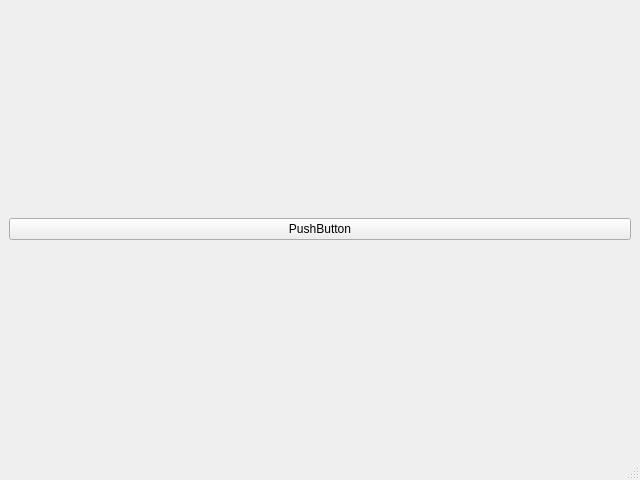
<?xml version="1.0" encoding="UTF-8"?>
<ui version="4.0">
 <class>MainWindow</class>
 <widget class="QMainWindow" name="MainWindow">
  <property name="geometry">
   <rect>
    <x>0</x>
    <y>0</y>
    <width>640</width>
    <height>480</height>
   </rect>
  </property>
  <property name="windowTitle">
   <string>MainWindow</string>
  </property>
  <widget class="QWidget" name="centralwidget">
   <layout class="QGridLayout" name="gridLayout">
    <item row="0" column="0">
     <widget class="QPushButton" name="pushButton">
      <property name="text">
       <string>PushButton</string>
      </property>
     </widget>
    </item>
   </layout>
  </widget>
  <widget class="QMenuBar" name="menubar">
   <property name="geometry">
    <rect>
     <x>0</x>
     <y>0</y>
     <width>640</width>
     <height>25</height>
    </rect>
   </property>
  </widget>
  <widget class="QStatusBar" name="statusbar"/>
 </widget>
 <resources/>
 <connections>
  <connection>
   <sender>pushButton</sender>
   <signal>clicked()</signal>
   <receiver>MainWindow</receiver>
   <slot>prefTest()</slot>
   <hints>
    <hint type="sourcelabel">
     <x>320</x>
     <y>247</y>
    </hint>
    <hint type="destinationlabel">
     <x>425</x>
     <y>344</y>
    </hint>
   </hints>
  </connection>
 </connections>
 <slots>
  <slot>prefTest()</slot>
 </slots>
</ui>
